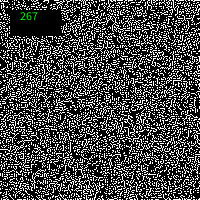
Frame 1 (no input)
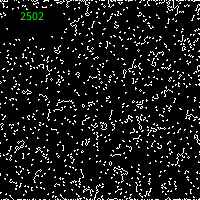
Frame 60 (the mouse pressed at the canvas centre just before this capture)
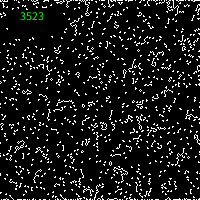
Frame 120 (the mouse held since frame 60 and released just before this capture)

The Processing sketch that drew these frames (run headless with seeded random() and noise(); from frame 60 on, the mouse is pressed at the canvas centre):

// Processing sketch: pixels
// ── pixels.pde
int pixelsPos;
int count;

void setup() {
  size(200, 200);
  background(0, 0, 0);
  count = 0;

  loadPixels();
  for (int i = 0; i < pixels.length; i++) {
    if (int(random(0, 2)) == 1) {
      pixels[i] = color(255, 255, 255);
    } else {
      pixels[i] = color(0, 0, 0);
    }
  }
  updatePixels();
}

void draw() {
  //if (frameCount % 20 == 0) {
  //clear();
  //background(0, 0, 0);

  //if (frameCount % 15 == 0) {
  //loadPixels();
  ////pixels[pixelsPos] = color(255, 255, 255);
  ////try {
  ////  pixels[pixelsPos-width-1] = color(255, 255, 255);
  ////  pixels[pixelsPos+1] = color(255, 255, 255);
  ////  pixels[pixelsPos-1] = color(255, 255, 255);
  ////  pixels[pixelsPos+width-1] = color(255, 255, 255);
  ////} catch (Exception e) {
  ////  // Ignore
  ////}
  //for (int i = 0; i < 13000; i++) {
  //  //pixels[int(random(0, pixels.length))] = color(255, 255, 255);
  //  //pixels[int(random(0, pixels.length))] = color(0, 0, 0);
  //}
  //updatePixels();
  //}

  loadPixels();
  for(int x = 0; x < width; x++) {
    for(int y = 0; y < height; y++) {
      count = 0;
      try {
        if (pixels[x+y*width-width-1] == color(255, 255, 255)) {
          count++;
        }
        if (pixels[x+y*width-width] == color(255, 255, 255)) {
          count++;
        }
        if (pixels[x+y*width-width+1] == color(255, 255, 255)) {
          count++;
        }
        if (pixels[x+y*width+1] == color(255, 255, 255)) {
          count++;
        }
        if (pixels[x+y*width+width+1] == color(255, 255, 255)) {
          count++;
        }
        if (pixels[x+y*width+width] == color(255, 255, 255)) {
          count++;
        }
        if (pixels[x+y*width+width-1] == color(255, 255, 255)) {
          count++;
        }
        if (pixels[x+y*width-1] == color(255, 255, 255)) {
          count++;
        }

        // Update the pixel color
        if (pixels[x+y*width] == color(255, 255, 255) && count == 3) {
          pixels[x+y*width] = color(255, 255, 255);
        } else if (pixels[x+y*width] == color(255, 255, 255) && count == 2) {
          pixels[x+y*width] = color(255, 255, 255);
        } else {
          pixels[x+y*width] = color(0, 0, 0);
        }
      } catch (Exception e) {
        // Ignore
      }
    }
  }
  updatePixels();

  fill(0, 0, 0);
  rect(10, 10, 50, 25);
  fill(0, 255, 0);
  text(millis(), 20, 20);
  //} // frameCount
}

void mouseMoved() {
  pixelsPos = width*mouseY+mouseX;
}
